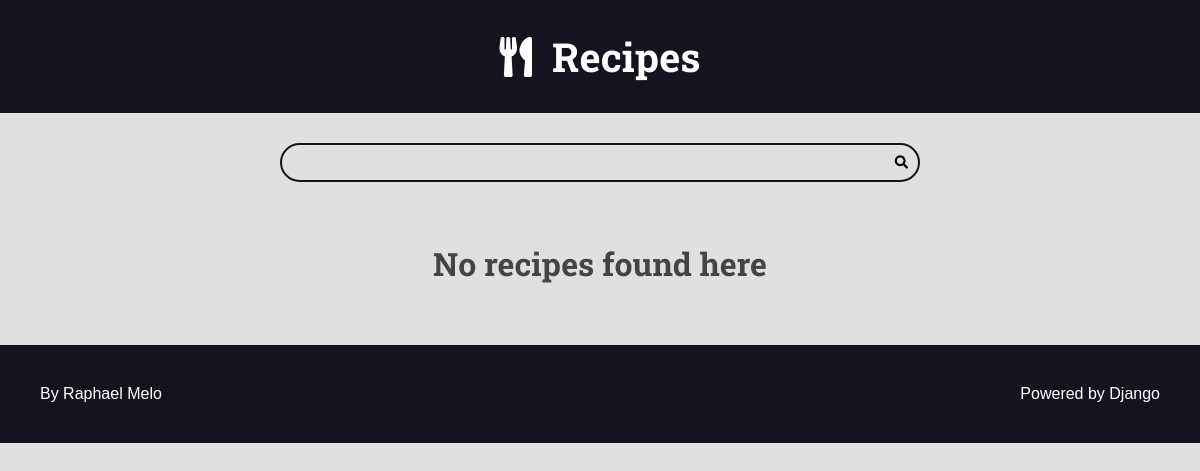
The app's page /, older data.
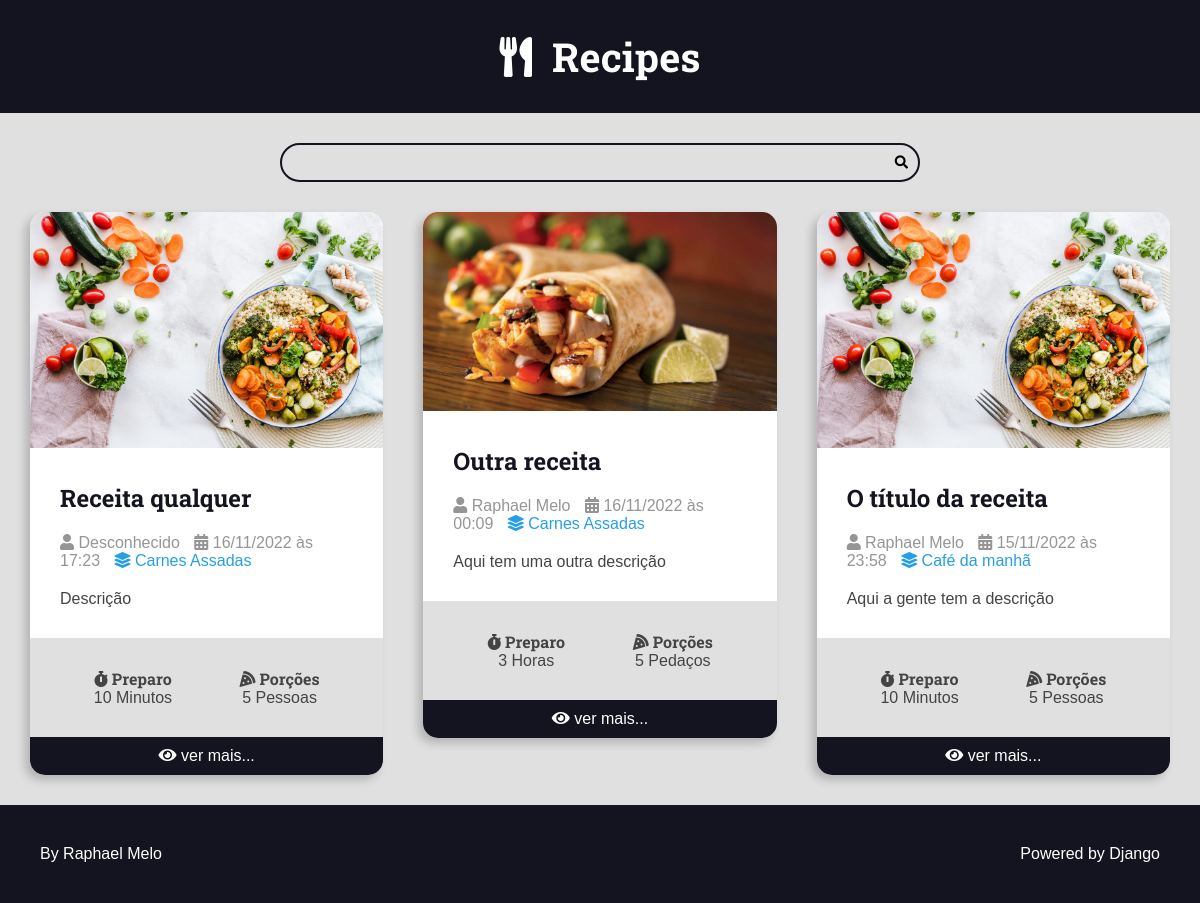
The same page, newer data.
### recipes/models.py (models this page shows, shortened)
class Recipe(models.Model):
    title = models.CharField(max_length=65)
    description = models.CharField(max_length=165)
    slug = models.SlugField(unique=True)
    preparation_time = models.IntegerField()
    preparation_time_unit = models.CharField(max_length=65)
    servings = models.IntegerField()
    servings_unit = models.CharField(max_length=65)
    preparation_steps = models.TextField()
    preparation_steps_is_html = models.BooleanField(default=False)
    created_at = models.DateTimeField(auto_now_add=True)
    updated_at = models.DateTimeField(auto_now=True)
    is_published = models.BooleanField(default=False)
    cover = models.ImageField(upload_to='recipes/covers/%Y/%m/%d/', blank=True, default='recipes/covers/default/default.jpg')
    category = models.ForeignKey(
        Category, on_delete=models.SET_NULL, null=True, blank=True, default=None
    )
    author = models.ForeignKey(
        User, on_delete=models.SET_NULL, null=True, blank=True
    )

class Category(models.Model):
    name = models.CharField(max_length=65)

### recipes/views.py (the view)
# urls.py: 2. Add a URL to urlpatterns:  path('', views.home, name='home')
def home(request):
    recipes = Recipe.objects.filter(
        is_published=True
    ).order_by('-id')
    return render(request, 'recipes/pages/home.html', context={
        'recipes': recipes
    })

### recipes/templates/recipes/pages/home.html (shortened to what this page needs)
{% extends 'global/base.html' %}
{% block content %}
    <div class="main-content main-content-list container">
        {% for recipe in recipes %}
            {% include 'recipes/partials/recipe.html' %}
        {% empty %}
            <div class="center m-y">
                <h1>No recipes found here</h1>
            </div>
        {% endfor %}
    </div>
{% endblock %}

### base_templates/global/base.html (shortened to what this page needs)
<!DOCTYPE html>
<html lang="en">
<head>
    {% include 'recipes/partials/head.html' %}
</head>
<body>
    {% include 'recipes/partials/header.html' %}
    {% include 'recipes/partials/search.html' %}
    <main class="main-content-container">
        {% block content %}{% endblock %}
    </main>
    {% include 'recipes/partials/footer.html' %}
</body>
</html>

### recipes/templates/recipes/partials/head.html (shortened to what this page needs)
{% load static %}
<link rel="stylesheet" href="https://cdnjs.cloudflare.com/ajax/libs/font-awesome/5.15.4/css/fontawesome.min.css" />
<link rel="stylesheet" href="https://cdnjs.cloudflare.com/ajax/libs/font-awesome/5.15.4/css/brands.min.css" />
<link rel="stylesheet" href="https://cdnjs.cloudflare.com/ajax/libs/font-awesome/5.15.4/css/solid.min.css" />
<link rel="stylesheet" href="{% static 'recipes/css/styles.css' %}">
<link rel="stylesheet" href="{% static 'global/css/global-styles.css' %}">

### recipes/templates/recipes/partials/header.html
<header class="main-header-container">
    <div class="main-header container">
        <h1>
            <a class="main-logo" href="{% url 'recipes:home' %}">
                <i class="fas fa-utensils main-logo-icon"></i>
                <span class="main-logo-text">Recipes</span>
            </a>
        </h1>
    </div>
</header>

### recipes/templates/recipes/partials/search.html
<div class="search-container">
    <div class="container">
        <form action="{% url 'recipes:search' %}" method="GET" class="search-form">
            <input type="search" class="search-input" name="q" value="{{ search_term }}" required>
            <button type="submit" class="search-button"><i class="fas fa-search"></i></button>
        </form>
    </div>
</div>

### recipes/templates/recipes/partials/recipe.html (shortened to what this page needs)
<div class="recipe recipe-list-item">
    <div class="recipe-cover">
        <a href="{% url 'recipes:recipe' recipe.id %}">
            {% if recipe.cover.url %}
                <img src="{{ recipe.cover.url }}" alt="Temporário">
            {% endif %}
        </a>
    </div>
    <div class="recipe-title-container">
        <h2 class="recipe-title">
            <a href="{% url 'recipes:recipe' recipe.id %}">
                {{ recipe.title }}
            </a>
        </h2>
    </div>
    <div class="recipe-author">
            <span class="recipe-author-item">
                <i class="fas fa-user"></i>
                {% if recipe.author is not None %}
                    {% if recipe.author.first_name %}
                        {{ recipe.author.first_name }} {{ recipe.author.last_name }}
                    {% else %}
                        {{ recipe.author.username }}
                    {% endif %}
                {% else %}
                    Desconhecido
                {% endif %}
            </span>
        <span class="recipe-author-item">
            <i class="fas fa-calendar-alt"></i>
            {{ recipe.created_at|date:"d/m/Y" }} às {{ recipe.created_at|date:"H:i" }}
        </span>
        {% if recipe.category is not None %}
            <span class="recipe-author-item">
                <a href="{% url 'recipes:category' recipe.category.id %}">
                    <i class="fas fa-layer-group"></i>
                    <span>{{ recipe.category.name }}</span>
                </a>
            </span>
        {% endif %}
    </div>
    <div class="recipe-content">
        <p>{{ recipe.description }}</p>
    </div>
    <div class="recipe-meta-container">
        <div class="recipe-meta recipe-preparation">
            <h3 class="recipe-meta-title"><i class="fas fa-stopwatch"></i> Preparo</h3>
            <div class="recipe-meta-text">
                {{ recipe.preparation_time }} {{ recipe.preparation_time_unit }}
            </div>
        </div>
        <div class="recipe-meta recipe-servings">
            <h3 class="recipe-meta-title"><i class="fas fa-pizza-slice"></i> Porções</h3>
            <div class="recipe-meta-text">
                {{ recipe.servings }} {{ recipe.servings_unit }}
            </div>
        </div>
    </div>
    {% if is_detail_page is not True %}
        <footer class="recipe-footer">
            <a class="recipe-read-more button button-dark button-full-width" href="{% url 'recipes:recipe' recipe.id %}">
                <i class="fas fa-eye"></i>
                <span>ver mais...</span>
            </a>
        </footer>
    {% endif %}
</div>

### recipes/templates/recipes/partials/footer.html
<footer class="main-footer">
    <div class="developer">
      <a href="https://github.com/sattuas" target="_blank" rel="noreferrer noopener">By Raphael Melo</a>
    </div>
    <div class="powered">
      <a href="https://www.djangoproject.com/" target="_blank" rel="noreferrer noopener">Powered by Django</a>
    </div>
</footer>

### recipes/static/recipes/css/styles.css (style rules this page uses)
:root { --color-primary: #269fe6; --color-primary-hover: #2086c2; --color-primary-dark: #13141f; --color-primary-dark-hover: #212336; --color-primary-light: #d4ecfa; --color-primary-light-hover: #bdd8e7; --color-white: #fff; --color-black: #000; --color-dark-text: #444; --color-info-light: #cce5ff; --color-debug-light: #cce5ff; --color-success-light: #d4edda; --color-alert-light: #fff3cd; --color-warning-light: #fff3cd; --color-error-light: #f8d7da; --color-info-dark: #4d86c4; --color-debug-dark: #4d86c4; --color-success-dark: #4a9c5d; --color-alert-dark: #927f40; --color-warning-dark: #927f40; --color-error-dark: #da525d; --color-gray-0: #f9f9f9; --color-gray-1: #e0e0e0; --color-gray-2: #c7c7c7; --color-gray-3: #aeaeae; --color-gray-4: #959595; --color-gray-5: #7d7d7d; --color-gray-6: #646464; --color-gray-7: #4b4b4b; --color-gray-8: #323232; --color-gray-9: #191919; --font-primary: sans-serif; --font-headings: 'Roboto Slab', serif; --spacing-gutter-medium: 3rem; --spacing-gutter-large: 4rem; }
* { margin: 0; padding: 0; box-sizing: border-box; }
html { font-size: 62.5%; }
body { font-size: 1.6rem; font-family: var(--font-primary); background: var(--color-gray-1); color: var(--color-dark-text); }
h1, h2, h3, h4, h5, h6 { font-family: var(--font-headings); }
.container { max-width: 144rem; margin: 0 auto; padding: var(--spacing-gutter-medium); }
.main-header-container { background: var(--color-primary-dark); }
.main-logo { font-size: 4rem; color: var(--color-white); text-decoration: none; display: flex; flex-flow: row nowrap; align-items: center; justify-content: center; width: fit-content; margin: 0 auto; }
.main-logo-icon { margin-right: 2rem; }
.search-form { border: .2rem solid var(--color-primary-dark); max-width: 64rem; margin: 0 auto; border-radius: 2rem; position: relative; transition: all 300ms ease-in-out; }
.search-input, .search-button { border: none; background: none; outline: none; padding: 1rem; transition: all 300ms ease-in-out; }
.search-input { width: 100%; padding-right: 3rem; }
.search-button { position: absolute; top: 0; right: 0; }
.main-content { padding-top: 0; }
.main-content-list { display: grid; grid-template-columns: repeat(auto-fit, minmax(340px, 1fr)); gap: var(--spacing-gutter-large); }
.recipe { background: var(--color-white); box-shadow: -5px 5px 10px rgba(0, 0, 0, .2); transform: scale(1); transition: all 300ms ease-in-out; border-radius: 1.5rem; overflow: hidden; }
.recipe img { max-width: 100%; }
.recipe-list-item { max-width: 64rem; height: fit-content; }
.recipe-title-container { padding: var(--spacing-gutter-medium); padding-bottom: 2rem; }
.recipe-title-container a { text-decoration: none; color: var(--color-primary-dark); }
.recipe-author { padding: 0 var(--spacing-gutter-medium); }
.recipe-content { padding: var(--spacing-gutter-medium); padding-top: 2rem; }
.recipe-author-item { color: var(--color-gray-4); margin-right: 1rem; }
.recipe-author a { color: var(--color-primary); transition: all 300ms ease-in-out; text-decoration: none; }
.recipe-meta-container { display: flex; flex-flow: row wrap; padding: var(--spacing-gutter-medium); background: var(--color-gray-1); }
.recipe-meta { display: flex; flex-flow: column nowrap; flex-shrink: 1; flex-grow: 1; text-align: center; }
.recipe-meta-title { font-size: 1.6rem; }
.recipe-footer a { background: var(--color-primary-dark); display: block; color: var(--color-white); text-decoration: none; text-align: center; padding: 1rem var(--spacing-gutter-medium); transition: all 300ms ease-in-out; }
.main-footer { display: flex; align-items: center; justify-content: space-between; background: var(--color-primary-dark); color: var(--color-white); padding: var(--spacing-gutter-large); }
.main-footer a { color: var(--color-white); text-decoration: none; transition: all 300ms ease-in-out; }

Row changes from the older to the newer data that the page shows:
now on this page (row edited): Recipe: cover (picture), title "Receita qualquer", shows "Desconhecido", created_at "16/11/2022", created_at "17:23", category.name "Carnes Assadas", description "Descrição", preparation_time "10", preparation_time_unit "Minutos", servings "5", servings_unit "Pessoas"
now on this page (row edited): Recipe: cover (picture), title "Outra receita", author.first_name "Raphael", author.last_name "Melo", created_at "16/11/2022", created_at "00:09", category.name "Carnes Assadas", description "Aqui tem uma outra descrição", preparation_time "3", preparation_time_unit "Horas", servings "5", servings_unit "Pedaços"
now on this page (row edited): Recipe: cover (picture), title "O título da receita", author.first_name "Raphael", author.last_name "Melo", created_at "15/11/2022", created_at "23:58", category.name "Café da manhã", description "Aqui a gente tem a descrição", preparation_time "10", preparation_time_unit "Minutos", servings "5", servings_unit "Pessoas"
Text that changed along with them:
text no longer shown: "No recipes found here"
